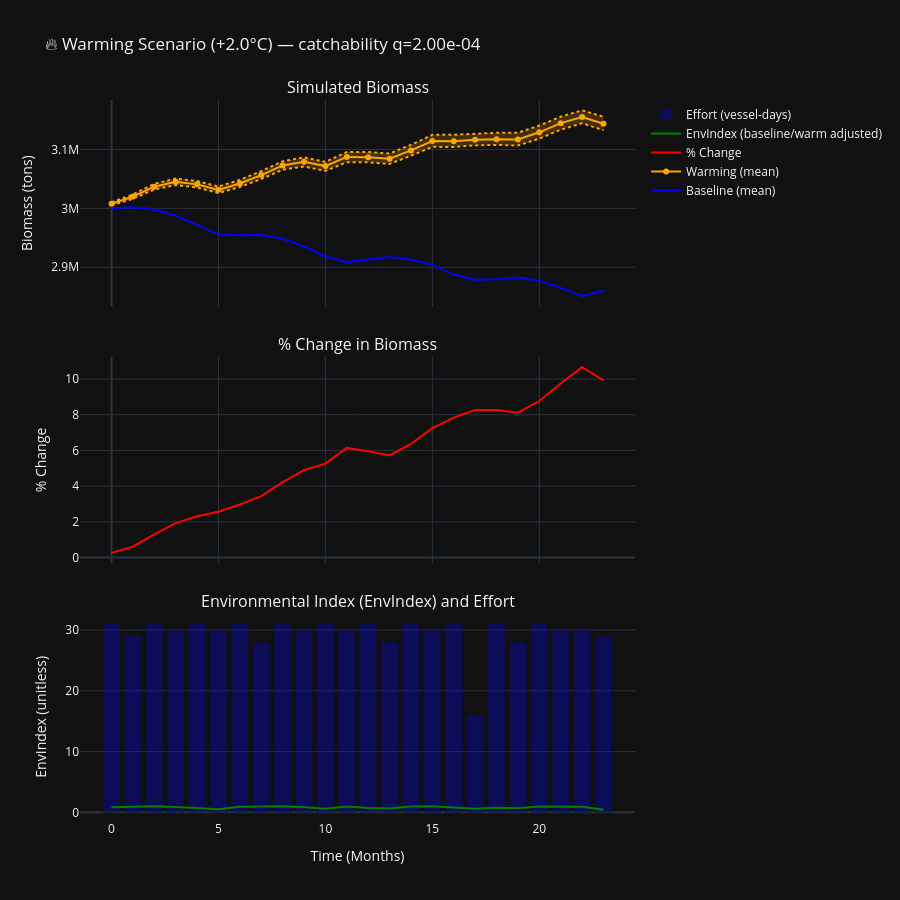

This figure's notebook cell:
### Markdown cell above
### Warming scenario (+delta_T) — Monte Carlo warming simulation

This step explores how the squid population might change if the ocean becomes warmer over time.

We slowly increase the temperature across the months and then re-run the population model many times to see how warming affects growth, biomass, and environmental conditions. This is useful because warming usually changes how fast squid grow, how much food is available, and how easily the stock can be harvested.

Here is what happens in this cell:

1. **We raise the temperature gradually.**  
   Instead of jumping straight to the final warming amount, the temperature inches upward month by month.  
   This mimics how warming actually works in the real world.

2. **We re-run the population model many times.**  
   Running many simulations allows us to see a whole range of possible futures under warming.  
   Nature is noisy and unpredictable—this step captures that uncertainty.

3. **We calculate how warming changes biomass.**  
   We compare the warmed population to the “normal” baseline population to see:
   - how much the biomass shifts,
   - whether the effect is big or small,
   - and how quickly these changes show up.

4. **We build a 3-panel chart.**  
   This matches the layout used in your app:
   - **Panel 1:** Biomass under warming (plus uncertainty) compared to baseline  
   - **Panel 2:** The % change in biomass caused by warming  
   - **Panel 3:** Environmental index and fishing effort over the same period  

This gives us a clear and intuitive look at how warming could impact the stock.

### Code cell
# Warming defaults (match app)
delta_T = 2.0
duration = min(24, len(df))  # months to run warming (like your app)
show_baseline = True

# Prepare warmed df slice
df_warm = df.copy().iloc[:duration].reset_index(drop=True)
df_warm["SST"] = df_warm["SST"] + np.linspace(0, delta_T, len(df_warm))
df_warm["r_t"] = r0 * np.exp(-((df_warm["SST"] - T_opt) ** 2) / (2 * sigma_T**2))
df_warm["EnvIndex"] = np.exp(-((df_warm["SST"] - T_opt)**2) / (2 * sigma_T**2))
df_warm["Effort"] = df_warm["VesselDays"]

# Monte Carlo warming simulation
n_sim = 500
biomass_sim = np.zeros((n_sim, len(df_warm)))
for i in range(n_sim):
    N = float(df_mc["Biomass_mean"].iloc[0])  # start from baseline mean at t=0
    for t in range(len(df_warm)):
        r_t_ = float(df_warm["r_t"].iloc[t])
        E_env = float(df_warm["EnvIndex"].iloc[t])
        Eff = float(df_warm["Effort"].iloc[t])
        noise = np.random.normal(1.0, 0.05)
        growth = r_t_ * N * (1 - N / K) * E_env * noise
        harvest = q * Eff * N
        N = max(N + growth - harvest, 0.0)
        biomass_sim[i, t] = N

df_warm["Biomass_mean"] = biomass_sim.mean(axis=0)
df_warm["Biomass_CI_lower"] = np.percentile(biomass_sim, 2.5, axis=0)
df_warm["Biomass_CI_upper"] = np.percentile(biomass_sim, 97.5, axis=0)

# % change relative to baseline slice
baseline_slice = df_mc["Biomass_mean"].iloc[:duration].values
with np.errstate(divide='ignore', invalid='ignore'):
    biomass_change_pct = 100.0 * (df_warm["Biomass_mean"].values - baseline_slice) / (baseline_slice + 1e-12)
df_warm["Biomass_change_pct"] = biomass_change_pct

# Quick multi-panel plot using your layout (3 panels)
fig = make_subplots(rows=3, cols=1, shared_xaxes=True, vertical_spacing=0.07,
                    subplot_titles=("Simulated Biomass", "% Change in Biomass", "Environmental Index (EnvIndex) and Effort"))

# Baseline (top)
if show_baseline:
    fig.add_trace(go.Scatter(x=np.arange(len(df_warm)), y=baseline_slice, name="Baseline (mean)", line=dict(color="blue")), row=1, col=1)

# Warming mean + CI
fig.add_trace(go.Scatter(x=np.arange(len(df_warm)), y=df_warm["Biomass_mean"], mode="lines+markers", name="Warming (mean)", line=dict(color="orange")), row=1, col=1)
fig.add_trace(go.Scatter(x=np.arange(len(df_warm)), y=df_warm["Biomass_CI_upper"], line=dict(color="orange", dash="dot"), showlegend=False), row=1, col=1)
fig.add_trace(go.Scatter(x=np.arange(len(df_warm)), y=df_warm["Biomass_CI_lower"], fill='tonexty', fillcolor='rgba(255,165,0,0.2)', line=dict(color="orange", dash="dot"), showlegend=False), row=1, col=1)

# % change
fig.add_trace(go.Scatter(x=np.arange(len(df_warm)), y=df_warm["Biomass_change_pct"], name="% Change", line=dict(color="red")), row=2, col=1)

# EnvIndex + Effort
fig.add_trace(go.Scatter(x=np.arange(len(df_warm)), y=df_warm["EnvIndex"], name="EnvIndex (baseline/warm adjusted)",  line=dict(color="green")), row=3, col=1)
fig.add_trace(go.Bar(x=np.arange(len(df_warm)), y=df_warm["Effort"], name="Effort (vessel-days)", marker=dict(color='rgba(0,0,255,0.3)')), row=3, col=1)

fig.update_layout(height=900, showlegend=True, title=f"🔥 Warming Scenario (+{delta_T:.1f}°C) — catchability q={q:.2e}", template="plotly_dark")
fig.update_yaxes(title_text="Biomass (tons)", row=1, col=1)
fig.update_yaxes(title_text="% Change", row=2, col=1)
fig.update_yaxes(title_text="EnvIndex (unitless)", row=3, col=1)
fig.update_xaxes(title_text = "Time (Months)", row=3)
fig.show()


# Save three-panel biomass simulation comparison
output_path = "../outputs/EDSPM/biomass_scenarios_comparison.png"
fig.write_image(output_path)
output_path


# Summary stats (non-technical phrasing prepared later)
avg_pct_change = df_warm["Biomass_change_pct"].mean()
final_change = df_warm["Biomass_change_pct"].iloc[-1]
baseline_env_mean = df_mc["E_env"].iloc[:duration].mean()
avg_E_change = 100.0 * (df_warm["EnvIndex"].mean() - baseline_env_mean) / (baseline_env_mean + 1e-12)

print(f"Average % change (warming vs baseline): {avg_pct_change:.2f}%  — final change: {final_change:.2f}%")
print(f"Average EnvIndex change: {avg_E_change:.2f}%")

### Figure 1 — Plotly figure (JSON) as saved in the notebook; plotly's stock layout.template omitted (floating-point values rounded to 4 significant figures)
{"data": [{"line": {"color": "blue"}, "name": "Baseline (mean)", "type": "scatter", "x": [0, 1, 2, 3, 4, 5, 6, 7, 8, 9, 10, 11, 12, 13, 14, 15, 16, 17, 18, 19, 20, 21, 22, 23], "xaxis": "x", "y": [3000000.0, 3002000.0, 2998000.0, 2988000.0, 2972000.0, 2955000.0, 2954000.0, 2955000.0, 2948000.0, 2935000.0, 2918000.0, 2909000.0, 2913000.0, 2917000.0, 2913000.0, 2904000.0, 2888000.0, 2879000.0, 2879000.0, 2883000.0, 2877000.0, 2865000.0, 2851000.0, 2860000.0], "yaxis": "y"}, {"line": {"color": "orange"}, "mode": "lines+markers", "name": "Warming (mean)", "type": "scatter", "x": [0, 1, 2, 3, 4, 5, 6, 7, 8, 9, 10, 11, 12, 13, 14, 15, 16, 17, 18, 19, 20, 21, 22, 23], "xaxis": "x", "y": [3008000.0, 3020000.0, 3037000.0, 3045000.0, 3041000.0, 3031000.0, 3042000.0, 3057000.0, 3073000.0, 3079000.0, 3072000.0, 3087000.0, 3087000.0, 3084000.0, 3098000.0, 3114000.0, 3114000.0, 3117000.0, 3117000.0, 3117000.0, 3129000.0, 3145000.0, 3155000.0, 3144000.0], "yaxis": "y"}, {"line": {"color": "orange", "dash": "dot"}, "showlegend": false, "type": "scatter", "x": [0, 1, 2, 3, 4, 5, 6, 7, 8, 9, 10, 11, 12, 13, 14, 15, 16, 17, 18, 19, 20, 21, 22, 23], "xaxis": "x", "y": [3010000.0, 3024000.0, 3042000.0, 3051000.0, 3046000.0, 3037000.0, 3048000.0, 3063000.0, 3080000.0, 3086000.0, 3079000.0, 3096000.0, 3096000.0, 3093000.0, 3108000.0, 3125000.0, 3125000.0, 3127000.0, 3128000.0, 3128000.0, 3141000.0, 3156000.0, 3166000.0, 3156000.0], "yaxis": "y"}, {"fill": "tonexty", "fillcolor": "rgba(255,165,0,0.2)", "line": {"color": "orange", "dash": "dot"}, "showlegend": false, "type": "scatter", "x": [0, 1, 2, 3, 4, 5, 6, 7, 8, 9, 10, 11, 12, 13, 14, 15, 16, 17, 18, 19, 20, 21, 22, 23], "xaxis": "x", "y": [3005000.0, 3016000.0, 3032000.0, 3040000.0, 3035000.0, 3026000.0, 3036000.0, 3050000.0, 3066000.0, 3071000.0, 3064000.0, 3078000.0, 3078000.0, 3075000.0, 3089000.0, 3104000.0, 3104000.0, 3107000.0, 3108000.0, 3107000.0, 3118000.0, 3134000.0, 3144000.0, 3133000.0], "yaxis": "y"}, {"line": {"color": "red"}, "name": "% Change", "type": "scatter", "x": [0, 1, 2, 3, 4, 5, 6, 7, 8, 9, 10, 11, 12, 13, 14, 15, 16, 17, 18, 19, 20, 21, 22, 23], "xaxis": "x2", "y": [0.2602, 0.6062, 1.295, 1.928, 2.312, 2.569, 2.974, 3.439, 4.227, 4.893, 5.26, 6.142, 5.954, 5.719, 6.363, 7.247, 7.842, 8.261, 8.263, 8.113, 8.769, 9.751, 10.67, 9.922], "yaxis": "y2"}, {"line": {"color": "green"}, "name": "EnvIndex (baseline/warm adjusted)", "type": "scatter", "x": [0, 1, 2, 3, 4, 5, 6, 7, 8, 9, 10, 11, 12, 13, 14, 15, 16, 17, 18, 19, 20, 21, 22, 23], "xaxis": "x3", "y": [0.8567, 0.9072, 0.9956, 0.8624, 0.636, 0.5002, 0.9083, 0.9366, 0.9949, 0.8313, 0.5795, 0.9792, 0.7185, 0.6487, 0.9706, 0.9883, 0.734, 0.596, 0.7564, 0.6926, 0.9476, 0.9883, 0.9164, 0.4411], "yaxis": "y3"}, {"marker": {"color": "rgba(0,0,255,0.3)"}, "name": "Effort (vessel-days)", "type": "bar", "x": [0, 1, 2, 3, 4, 5, 6, 7, 8, 9, 10, 11, 12, 13, 14, 15, 16, 17, 18, 19, 20, 21, 22, 23], "xaxis": "x3", "y": [31, 29, 31, 30, 31, 30, 31, 28, 31, 30, 31, 30, 31, 28, 31, 30, 31, 16, 31, 28, 31, 30, 30, 29], "yaxis": "y3"}], "layout": {"annotations": [{"font": {"size": 16}, "showarrow": false, "text": "Simulated Biomass", "x": 0.5, "xanchor": "center", "xref": "paper", "y": 1, "yanchor": "bottom", "yref": "paper"}, {"font": {"size": 16}, "showarrow": false, "text": "% Change in Biomass", "x": 0.5, "xanchor": "center", "xref": "paper", "y": 0.6433, "yanchor": "bottom", "yref": "paper"}, {"font": {"size": 16}, "showarrow": false, "text": "Environmental Index (EnvIndex) and Effort", "x": 0.5, "xanchor": "center", "xref": "paper", "y": 0.2867, "yanchor": "bottom", "yref": "paper"}], "height": 900, "showlegend": true, "title": {"text": "🔥 Warming Scenario (+2.0°C) — catchability q=2.00e-04"}, "xaxis": {"anchor": "y", "domain": [0, 1], "matches": "x3", "showticklabels": false}, "xaxis2": {"anchor": "y2", "domain": [0, 1], "matches": "x3", "showticklabels": false}, "xaxis3": {"anchor": "y3", "domain": [0, 1], "title": {"text": "Time (Months)"}}, "yaxis": {"anchor": "x", "domain": [0.7133, 1], "title": {"text": "Biomass (tons)"}}, "yaxis2": {"anchor": "x2", "domain": [0.3567, 0.6433], "title": {"text": "% Change"}}, "yaxis3": {"anchor": "x3", "domain": [0, 0.2867], "title": {"text": "EnvIndex (unitless)"}}}}
